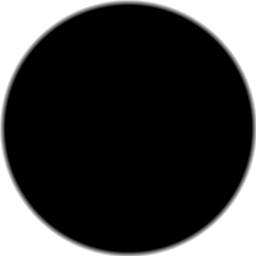
#> input picture AethonMod/Content/Effects/Procedural/GargantuaShadow.png, 256 x 256 px, given in place of BoltHalo.png, which was not available; the run also reads 2 pictures not shown here
$ python mock_tajos_v640.py
#> lines starting #> are read from the running program, lines starting #| are printed output that depends on the picture; after the words box and inside, x2 and y2 are one past the last pixel; in counts of white or black regions, pixels touching at a corner belong together; pictures that were not available may be replaced by others from this repository, and a replacement may not be noted
#!/usr/bin/env python3
# -*- coding: utf-8 -*-
"""
mock_tajos_v640.py — EL MOCK 1:1 DEL BASTÓN DE LOS TAJOS (v6.40).

Simula EL RENDER EXACTO de TajoLib.Tajo (el mismo pipeline del mock de
anillos: carga tML + shader FNA + BlendState.Additive REAL =
SourceAlpha/One) con las MISMAS fórmulas del .cs (perfil de lente,
campana, revelado, 3 capas, puntas) — y el florecer completo del
proyectil (7 tajos desacoplados, pops escalonados).

Paneles:
  1. UN Tajo grande (radio 80) a brillo pleno — la inspección de capas.
  2. EL FLORECER completo (los 7 tajos en t=26 — varios ya muriendo).
  3. LA SECUENCIA (t=16..30 cada 2) — la causalidad retrasada visible.
"""
import math
import numpy as np
from PIL import Image, ImageDraw, ImageFont
import os

RAIZ = os.path.dirname(os.path.dirname(os.path.abspath(__file__)))
OUT_DIR = os.path.join(RAIZ, "research", "tajos_v640")
os.makedirs(OUT_DIR, exist_ok=True)

# === El pipeline (idéntico al mock de anillos) ===
def cargar(path):
    im = Image.open(path).convert("RGBA")
    a = np.array(im).astype(np.float64)
    zero = a[:, :, 3] == 0
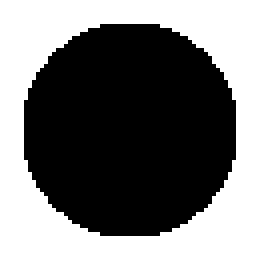
#> zero: shape (64, 64) bool (shown 4 times larger); 44.2% white; 1 white region, box (x1, y1, x2, y2) and area: (0, 0, 64, 64) 1811
    a[zero, 0:3] = 0.0
    return a

TEX_GLOW = cargar(os.path.join(RAIZ, "Content/Effects/Procedural/SoftGlow.png"))
TEX_BANDA = cargar(os.path.join(RAIZ, "Content/Effects/Procedural/BoltHalo.png"))
#> in cargar, im is the input picture: PIL image 256x256 RGBA; mean R, G, B, A 0, 0, 0, 194
#> in cargar (call 2), `zero = a[:, :, 3] == 0`: zero: shape (256, 256) bool; 20.4% white; 4 white regions, box (x1, y1, x2, y2) and area: (0, 0, 113, 113) 3453, (144, 0, 256, 106) 3340, (0, 144, 106, 256) 3340, (151, 151, 256, 256) 3228
TEX_VENA = cargar(os.path.join(RAIZ, "Content/Effects/Procedural/BoltCore.png"))
#> in cargar (call 3), `zero = a[:, :, 3] == 0`: zero: shape (256, 64) bool; 31.1% white; 1 white region, box (x1, y1, x2, y2) and area: (0, 0, 64, 256) 5093

def muestra_bilineal(tex, u, v):
    h, w = tex.shape[0], tex.shape[1]
    x0 = np.floor(u).astype(np.int64); y0 = np.floor(v).astype(np.int64)
    fx = u - x0; fy = v - y0
    x0c = np.clip(x0, 0, w - 1); x1c = np.clip(x0 + 1, 0, w - 1)
    y0c = np.clip(y0, 0, h - 1); y1c = np.clip(y0 + 1, 0, h - 1)
    t00 = tex[y0c, x0c]; t10 = tex[y0c, x1c]
    t01 = tex[y1c, x0c]; t11 = tex[y1c, x1c]
    fx = fx[..., None]; fy = fy[..., None]
    return (t00 * (1 - fx) * (1 - fy) + t10 * fx * (1 - fy) +
            t01 * (1 - fx) * fy + t11 * fx * fy)

def quad(canvas, pos, size, rot, tint_rgb, tint_a, tex=None):
    T = TEX_GLOW if tex is None else tex
    cx, cy = pos
    sw, sh = size
    tw, th = T.shape[1], T.shape[0]
    half = max(sw, sh) * 0.5 + 2.0
    x0 = max(0, int(cx - half)); x1 = min(canvas.shape[1] - 1, int(cx + half) + 1)
    y0 = max(0, int(cy - half)); y1 = min(canvas.shape[0] - 1, int(cy + half) + 1)
    if x1 <= x0 or y1 <= y0: return
    xs = np.arange(x0, x1 + 1) + 0.5
    ys = np.arange(y0, y1 + 1) + 0.5
    gx, gy = np.meshgrid(xs, ys)
    dx = gx - cx; dy = gy - cy
    c, s = math.cos(-rot), math.sin(-rot)
    lx = dx * c - dy * s; ly = dx * s + dy * c
    dentro = (np.abs(lx) <= sw / 2 + 0.5) & (np.abs(ly) <= sh / 2 + 0.5)
    if not dentro.any(): return
    u = np.clip((lx + sw / 2) * (tw / sw) - 0.5, 0, tw - 1.001)
    v = np.clip((ly + sh / 2) * (th / sh) - 0.5, 0, th - 1.001)
    texel = muestra_bilineal(T, u, v)
    src_rgb = texel[:, :, 0:3] * (np.array(tint_rgb)[None, None, :] / 255.0)
    src_a = (texel[:, :, 3] / 255.0) * (tint_a / 255.0)
    dst = canvas[y0:y1 + 1, x0:x1 + 1, :]
    nuevo = dst + src_rgb * src_a[:, :, None]
    nuevo = np.clip(nuevo, 0, 255)
    canvas[y0:y1 + 1, x0:x1 + 1, :] = np.where(dentro[:, :, None], nuevo, dst)

def capsula(canvas, mid, largo, ancho, rot, rgb, f):
    quad(canvas, mid, (largo + ancho, ancho * 1.9), rot, rgb, max(0, min(1, f)) * 255)

def tint(rgb, f):
    return (rgb, max(0, min(1, f)) * 255)

# === LAS FÓRMULAS LITERALES DE TajoLib ===
def perfil_lente(u):
    s = math.sin(math.pi * max(0, min(1, u)))
    return max(s, 0.001) ** 0.55

def campana(t):
    t = max(0, min(1, t))
    return min(t / 0.55, 1) * min((1 - t) / 0.45, 1)

def punto_arco(centro, radio, ang):
    return (centro[0] + math.cos(ang) * radio, centro[1] + math.sin(ang) * radio)

SEGMENTOS = 28
TAJO_BLANCO = (255, 251, 240)
TAJO_ORO = (255, 214, 130)
ANCHO = 4.6

def tajo(canvas, centro, radio, ang0, ang1, prog, brillo, seed, time=2.35):
    """TajoLib.Tajo — versión BANDA (la del .cs v6.40 final)."""
    if brillo <= 0.02 or radio < 6: return
    prog = max(0, min(1, prog))
    if prog <= 0.01: return
    span = ang1 - ang0

    def segmento(tex, r, alto, f):
        for i in range(SEGMENTOS):
            u0 = i / SEGMENTOS
            if u0 >= prog: break
            um = (u0 + (i + 1) / SEGMENTOS) * 0.5
            gu = perfil_lente(um)
            a = punto_arco(centro, r, ang0 + span * u0)
            b = punto_arco(centro, r, ang0 + span * (i + 1) / SEGMENTOS)
            mid = ((a[0]+b[0])*0.5, (a[1]+b[1])*0.5)
            ln = math.hypot(b[0]-a[0], b[1]-a[1])
            rot = math.atan2(b[1]-a[1], b[0]-a[0])
            quad(canvas, mid, (ln + 2.0, alto * (0.40 + 0.60*gu) if False else alto),
                 rot, *tint_n((0,0,0), 0))  # placeholder

    # (implementación con las 3 capas — abajo)
    def seg_banda(tex, r, alto_base, col, fbase, flick=True):
#> called with r = 70.4, alto_base = 8.74, col = (255, 251, 240), fbase = 0.14, flick = False
        for i in range(SEGMENTOS):
            u0 = i / SEGMENTOS
            if u0 >= prog: break
            um = (u0 + (i + 1) / SEGMENTOS) * 0.5
            gu = perfil_lente(um)
            fl = 0.82 + 0.18*math.sin(time*38 + i*2.7 + seed % 7) if flick else 1.0
            a = punto_arco(centro, r, ang0 + span*u0)
            b = punto_arco(centro, r, ang0 + span*(i+1)/SEGMENTOS)
            mid = ((a[0]+b[0])/2, (a[1]+b[1])/2)
            ln = math.hypot(b[0]-a[0], b[1]-a[1])
            rot = math.atan2(b[1]-a[1], b[0]-a[0])
            alto = alto_base * (0.40 + 0.60*gu) if alto_base < 3 else alto_base*(0.45+0.55*gu)
            quad(canvas, mid, (ln + 2.0, alto), rot, *tint(col, fbase*fl*(0.35+0.65*gu)), tex=tex)
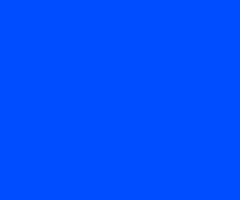
#> canvas: shape (200, 240, 3) float64; mean R, G, B 18, 24, 38; drawn with min black and max white

    # 1. ECO (BoltHalo fino a radio 0.88)
    seg_banda(TEX_BANDA, radio*0.88, ANCHO*1.9, TAJO_BLANCO, 0.14*brillo, flick=False)
    # 2. HALO (BoltHalo ancho, parpadea)
    seg_banda(TEX_BANDA, radio, ANCHO*6.2, TAJO_ORO, 0.20*brillo, flick=True)
#> the loop in seg_banda (call 2), `for i in range(SEGMENTOS):` made 28 passes
#> (a, b, rot, cx in quad, cy in quad, x1 in quad) on passes 1 to 10: ((72.92, 35.32), (76.69, 32.74), -0.601, 74.81, 34.03, 85), ((76.69, 32.74), (80.6, 30.37), -0.543, 78.65, 31.56, 90), ((80.6, 30.37), (84.64, 28.24), -0.486, 82.62, 29.31, 95), ((84.64, 28.24), (88.8, 26.33), -0.429, 86.72, 27.29, 100), ((88.8, 26.33), (93.06, 24.67), -0.372, 90.93, 25.5, 105), ((93.06, 24.67), (97.4, 23.26), -0.315, 95.23, 23.97, 110), ((97.4, 23.26), (101.8, 22.09), -0.258, 99.61, 22.67, 115), ((101.8, 22.09), (106.3, 21.18), -0.201, 104.1, 21.64, 120), ((106.3, 21.18), (110.8, 20.53), -0.143, 108.6, 20.85, 124), ((110.8, 20.53), (115.4, 20.13), -0.0863, 113.1, 20.33, 129)
#> pass 1, in quad (call 29), `dy = gy - cy`:
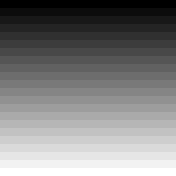
#> dy: shape (22, 22) float64 (shown 8 times larger); min -9.53, max 11.47, mean 0.971; drawn with min black and max white
#> pass 1, in quad (call 29), `ly = dx * s + dy * c`:
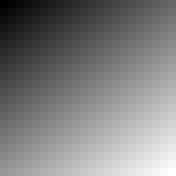
#> ly: shape (22, 22) float64 (shown 8 times larger); min -13.69, max 15.51, mean 0.911; drawn with min black and max white
    # 3. NÚCLEO (BoltCore fino)
    seg_banda(TEX_VENA, radio, ANCHO*2.8, TAJO_BLANCO, 0.95*brillo, flick=False)
#> call 3 of seg_banda, with r = 80, alto_base = 12.88, col = (255, 251, 240), fbase = 0.95, flick = False
#> the loop in seg_banda (call 3), `for i in range(SEGMENTOS):` made 28 passes
#> a on pass 1: (72.92, 35.32)
#> after the loop in seg_banda (call 3), `for i in range(SEGMENTOS):`:
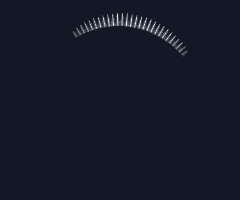
#> canvas: shape (200, 240, 3) float64; 2.74% of pixels changed, all inside (x1, y1, x2, y2) = (72, 13, 188, 58)

    # 4. EL FRENTE del revelado
    if prog < 1:
        angf = ang0 + span * prog
        pf = punto_arco(centro, radio, angf)
        quad(canvas, pf, (ANCHO*2.6, ANCHO*2.6), 0, *tint(TAJO_BLANCO, 0.65*brillo))
        quad(canvas, pf, (ANCHO*4.8, ANCHO*0.65), 0, *tint(TAJO_BLANCO, 0.45*brillo))
        quad(canvas, pf, (ANCHO*0.65, ANCHO*4.8), 0, *tint(TAJO_BLANCO, 0.45*brillo))
    # 5. LAS PUNTAS
    if prog >= 0.999:
        for ang in (ang0, ang1):
            p = punto_arco(centro, radio, ang)
            quad(canvas, p, (ANCHO*2.2, ANCHO*2.2), 0, *tint(TAJO_ORO, 0.55*brillo))
            quad(canvas, p, (ANCHO*1.0, ANCHO*1.0), 0, *tint(TAJO_BLANCO, 0.92*brillo))
#> canvas: shape (200, 240, 3) float64; 0.25% of pixels changed, all inside (x1, y1, x2, y2) = (69, 31, 190, 59)

# === El estado del florecer (las MISMAS fórmulas del proyectil) ===
def hash01(seed, a, b):
    h = (seed * 374761393 + a * 668265263 + b * 1911520717) & 0xFFFFFFFF
    if h >= 0x80000000: h -= 0x100000000
    h ^= (h >> 13) & 0xFFFFFFFF
    h = (h * 1274126177) & 0xFFFFFFFF
    if h >= 0x80000000: h -= 0x100000000
    h ^= (h >> 16) & 0xFFFFFFFF
    return (h & 0xFFFFFF) / 16777216.0

def florecer(mark, seed, edad):
    """Dibuja los 7 tajos del proyectil a la edad dada."""
#> called with mark = (120, 100), seed = 71, edad = 26
    canvas = np.zeros((PH, PW, 3)); canvas[:, :] = (18, 24, 38)
    arcs = []
    for i in range(7):
        h1, h2, h3, h4 = (hash01(seed, 11+i*7, 3), hash01(seed, 12+i*7, 5),
                          hash01(seed, 13+i*7, 7), hash01(seed, 14+i*7, 9))
        centro = (mark[0] + (h1-0.5)*128, mark[1] + (h2-0.5)*128)
        radio = 54 + h3 * 46
        span = 1.6 + h4 * 0.8
        base = hash01(seed, 15+i*7, 13) * math.tau
        a0, a1 = (base, base+span) if i % 2 == 0 else (base+span, base)
        pop = 16 + i * 3 + int(h2 * 2.99)
        arcs.append((centro, radio, a0, a1, pop))
    # la marca (fase 2: si aún no florece)
    if edad < 16:
        t = max(0, (edad - 6)) / 10.0
        pulso = 0.5 + 0.5*math.sin(2.35*14)
        quad(canvas, mark, (10+16*t, 10+16*t), 0, *tint((255,226,150), (0.25+0.55*t)*(0.6+0.4*pulso)))
        quad(canvas, mark, (4, 4), 0, *tint((255,251,240), 0.7*(0.5+0.5*pulso)))
    for (centro, radio, a0, a1, pop) in arcs:
        t_arco = edad - pop
        if t_arco < 0 or t_arco > 15: continue
        # revelado con easeOutBack
        tt = min(t_arco / 7.0, 1.0)
        c = 1.35; u = tt - 1
        reveal = 1 + u*u*((c+1)*u + c) if 0 < tt < 1 else (0 if tt <= 0 else 1)
        cam = campana(t_arco / 15.0)
        radio_v = radio * (1 + 0.32 * (1 - (1-min(t_arco/15.0,1.0))**2))
        tajo(canvas, centro, radio_v, a0, a1, reveal, cam, seed)
    return canvas

PW, PH = 240, 200

# === LOS PANELES ===
paneles = []

# 1. UN Tajo grande (inspección de capas)
c1 = np.zeros((PH, PW, 3)); c1[:, :] = (18, 24, 38)
tajo(c1, (120, 100), 80, -2.2, -0.6, 1.0, 1.0, 17)
paneles.append((c1, "1. UN Tajo (radio 80, pleno)"))

# 2. EL FLORECER completo (t=26)
c2 = florecer((120, 100), 71, 26)
paneles.append((c2, "2. EL FLORECER (t=26)"))

# 3. LA SECUENCIA (t=14, 17, 20, 23, 26, 29)
for t in [14, 17, 20, 23, 26, 29]:
    c = florecer((120, 100), 71, t)
    paneles.append((c, f"t={t}"))

# === Componer ===
def componer(paneles, cols, ancho, alto, titulo):
#> called with cols = 2, ancho = 240, alto = 200
    filas = (len(paneles) + cols - 1) // cols
    hoja = np.full((filas * (alto + 10) + 34, cols * (ancho + 10) + 10, 3), 12.0)
    for i, (p, lbl) in enumerate(paneles):
        fy, fx = divmod(i, cols)
        y = 26 + fy * (alto + 10); x = 10 + fx * (ancho + 10)
        hoja[y:y + alto, x:x + ancho] = p
    im = Image.fromarray(np.clip(hoja, 0, 255).astype(np.uint8))
#> im: PIL image 510x244 RGB
    d = ImageDraw.Draw(im)
    try:
        fnt = ImageFont.truetype("/usr/share/fonts/truetype/dejavu/DejaVuSans-Bold.ttf", 15)
        fnt2 = ImageFont.truetype("/usr/share/fonts/truetype/dejavu/DejaVuSans.ttf", 11)
    except Exception:
        fnt = ImageFont.load_default(); fnt2 = fnt
    d.text((12, 4), titulo, fill=(240, 240, 240), font=fnt)
    for i, (p, lbl) in enumerate(paneles):
        fy, fx = divmod(i, cols)
        y = 26 + fy * (alto + 10); x = 10 + fx * (ancho + 10)
        d.text((x + 4, y + 2), lbl, fill=(200, 200, 210), font=fnt2)
    return im

# Hoja A: la inspección + el florecer
hojaA = componer(paneles[:2], 2, PW, PH, "MOCK 1:1 v6.40 — EL Tajo (TajoLib, aditivo real SrcA/One)")
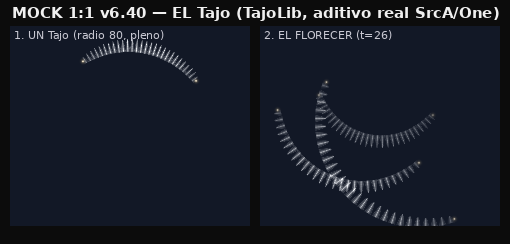
#> hojaA: PIL image 510x244 RGB; mean R, G, B 23.3, 27.8, 38.5
hojaA.save(os.path.join(OUT_DIR, "MOCK_Tajo_DETALLE.png"))
print("detalle OK")

# Hoja B: la secuencia (la causalidad retrasada)
hojaB = componer(paneles[2:], 3, PW, PH, "MOCK 1:1 v6.40 — EL CORTE DIFERIDO (secuencia de 2 en 2 ticks)")
#> call 2 of componer, with cols = 3, ancho = 240, alto = 200
#> in componer (call 2), `im = Image.fromarray(np.clip(hoja, 0, 255).astype(np.uint8))`:
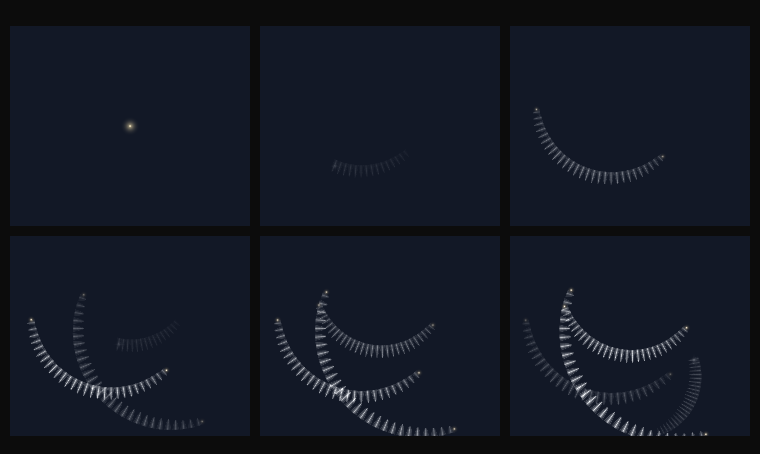
#> im: PIL image 760x454 RGB; mean R, G, B 18.8, 23.8, 35.4
hojaB.save(os.path.join(OUT_DIR, "MOCK_Tajo_SECUENCIA.png"))
print("secuencia OK")
